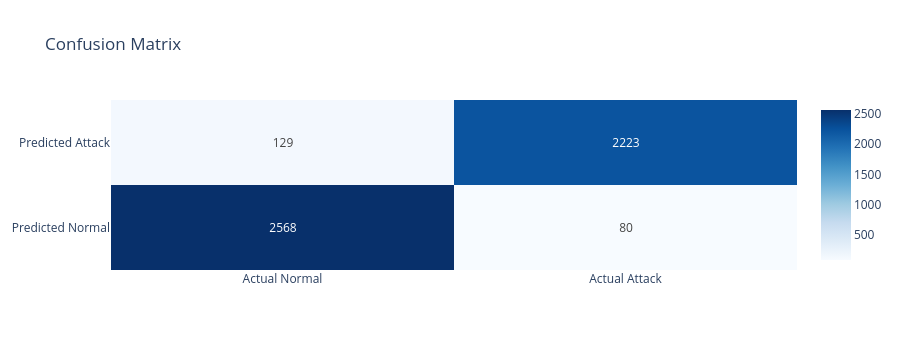

The notebook cell saved with this chart:
### Code cell
# Chart 2: Confusion Matrix
fig = go.Figure()
fig.add_trace(go.Heatmap(
    z=[[tn, fp], [fn, tp]],
    x=['Actual Normal', 'Actual Attack'],
    y=['Predicted Normal', 'Predicted Attack'],
    text=[[tn, fp], [fn, tp]],
    texttemplate='%{z}',
    colorscale='Blues'
))
fig.update_layout(title='Confusion Matrix', height=350)
fig.show()

### Figure 1 — Plotly figure (JSON) as saved in the notebook; plotly's stock layout.template omitted (floating-point values rounded to 4 significant figures)
{"data": [{"colorscale": [[0, "rgb(247,251,255)"], [0.125, "rgb(222,235,247)"], [0.25, "rgb(198,219,239)"], [0.375, "rgb(158,202,225)"], [0.5, "rgb(107,174,214)"], [0.625, "rgb(66,146,198)"], [0.75, "rgb(33,113,181)"], [0.875, "rgb(8,81,156)"], [1, "rgb(8,48,107)"]], "text": [[2568, 80], [129, 2223]], "texttemplate": "%{z}", "type": "heatmap", "x": ["Actual Normal", "Actual Attack"], "y": ["Predicted Normal", "Predicted Attack"], "z": [[2568, 80], [129, 2223]]}], "layout": {"height": 350, "title": {"text": "Confusion Matrix"}}}
